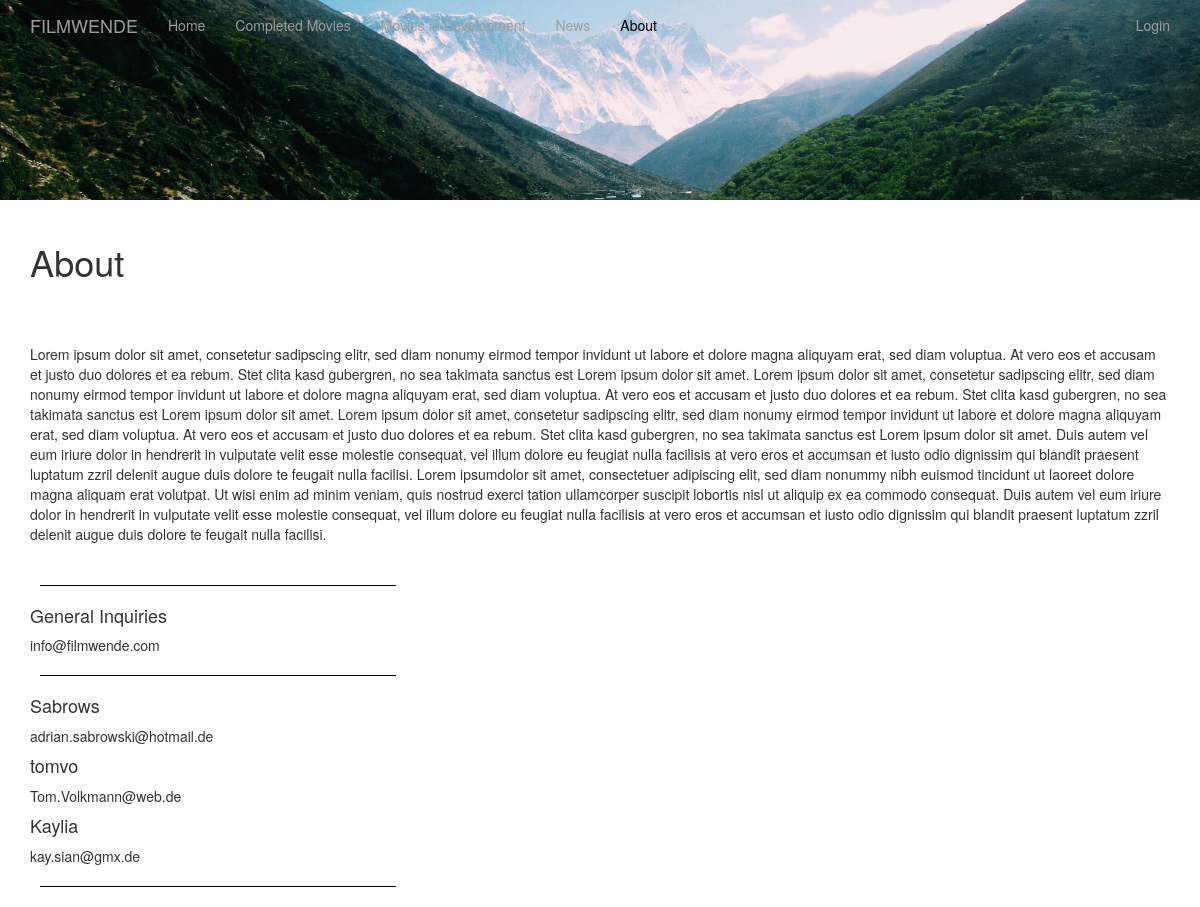
Before: /about with the older database file.
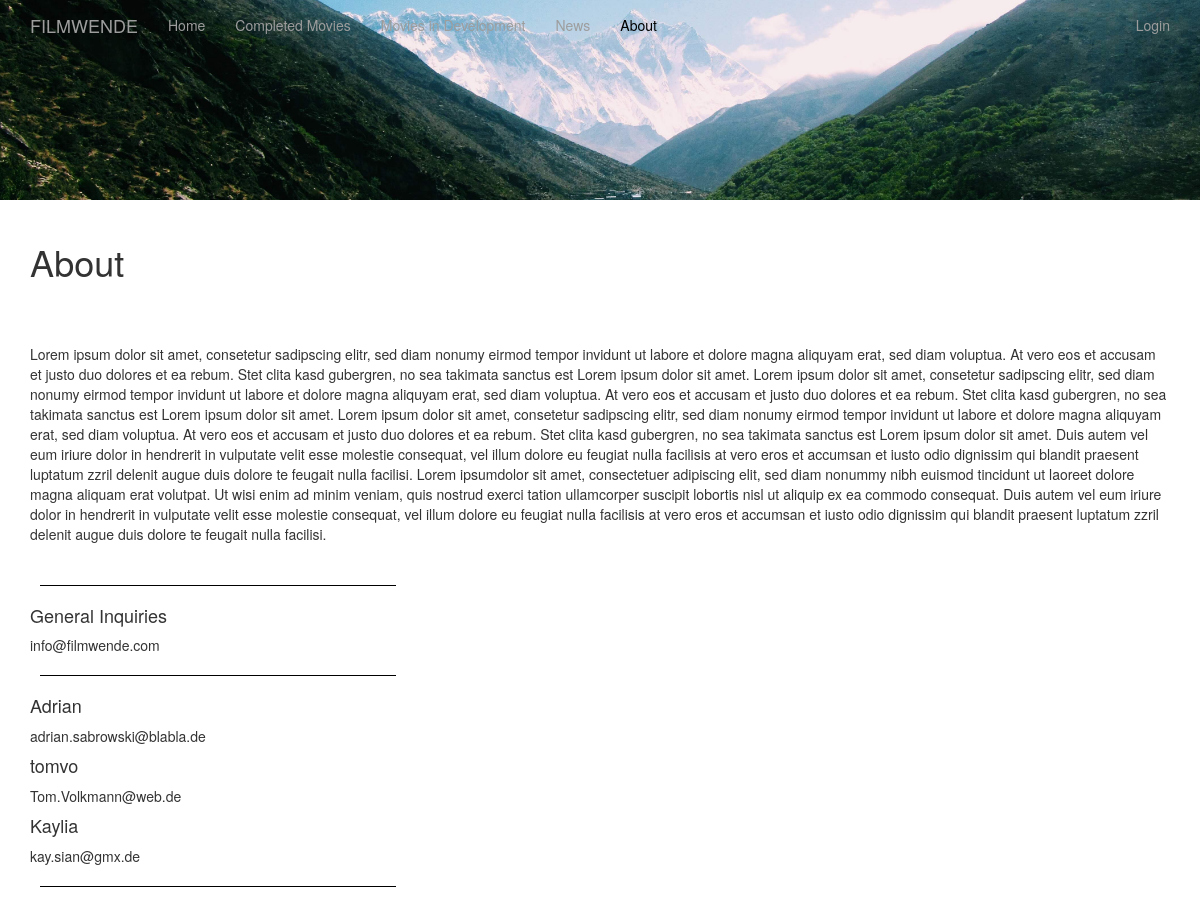
After: the same page with the newer database file.
### app/models.py (models this page shows, shortened)
class User(UserMixin, db.Model):
    id = db.Column(db.Integer, primary_key=True)
    username = db.Column(db.String(64), index=True, unique=True)
    email = db.Column(db.String(120), index=True, unique=True)
    password_hash = db.Column(db.String(128))
    posts = db.relationship('Post', backref='author', lazy='dynamic')
    isInAbout = db.Column(db.Integer)
    def get_about():
        users = []
        for user in User.query.filter(User.isInAbout == 1).all():
            usern_arr = user.username.split()
            if str(usern_arr[0]) != "General":
                user_obj = {
                    "username" : user.username,
                    "email" : user.email
                }
                users.append(user_obj)
        return users
    def get_general():
        users = User.query.all()
        for user in User.query.all():
            usern_arr = user.username.split()
            if str(usern_arr[0]) == "General":
                user_obj = {
                    "username" : user.username,
                    "email" : user.email
                }
            else:
                user_obj = {
                    "username" : "",
                    "email" : ""
                }
        return user_obj

### app/routes.py (the view)
@app.route('/about')
def about():
    about_users = User.get_about()
    general = User.get_general()
    designImage = DesignImage.query.filter_by(section="about", current=1).first()
    with open('app\static\\about\About.txt', 'r') as file:
        data = file.read()
    return render_template('about.html', designImage=designImage, about_users=about_users, general=general, data=data)

### app/templates/about.html
{% extends "base.html" %}
{% block content %}
<div class="row">
  <img id="header" src="{{designImage.image_url}}" alt="My image"/>
  <div class="col-md-3"></div>
</div>
<div class="container">
  <div class="col"><hr></div>
  <h1>About</h1>
  <div class="col"><hr></div>
  <div class="col"><hr></div>
    <p> {{data}} </p>
  <div class="col"><hr></div>
  <div class="col see"><hr></div>
  <h4>{{general.username}}</h4>
  <p>{{general.email}}</p>
  <div class="col see"><hr></div>
  {% if about_users | length > 0 %}
  {%for user in about_users%}
    <h4>{{user.username}}</h4>
    <p>{{user.email}}</p>
  {%endfor%}
  {%else%}
    <i>No user yet.</i>
  {%endif%}
  <div class="col see"><hr></div>
</div>
{%endblock%}

Changed rows visible on the page:
no longer on this page (row edited): User: username "Sabrows", email "adrian.sabrowski@hotmail.de"
now on this page (row edited): User: username "Adrian", email "adrian.sabrowski@blabla.de"
